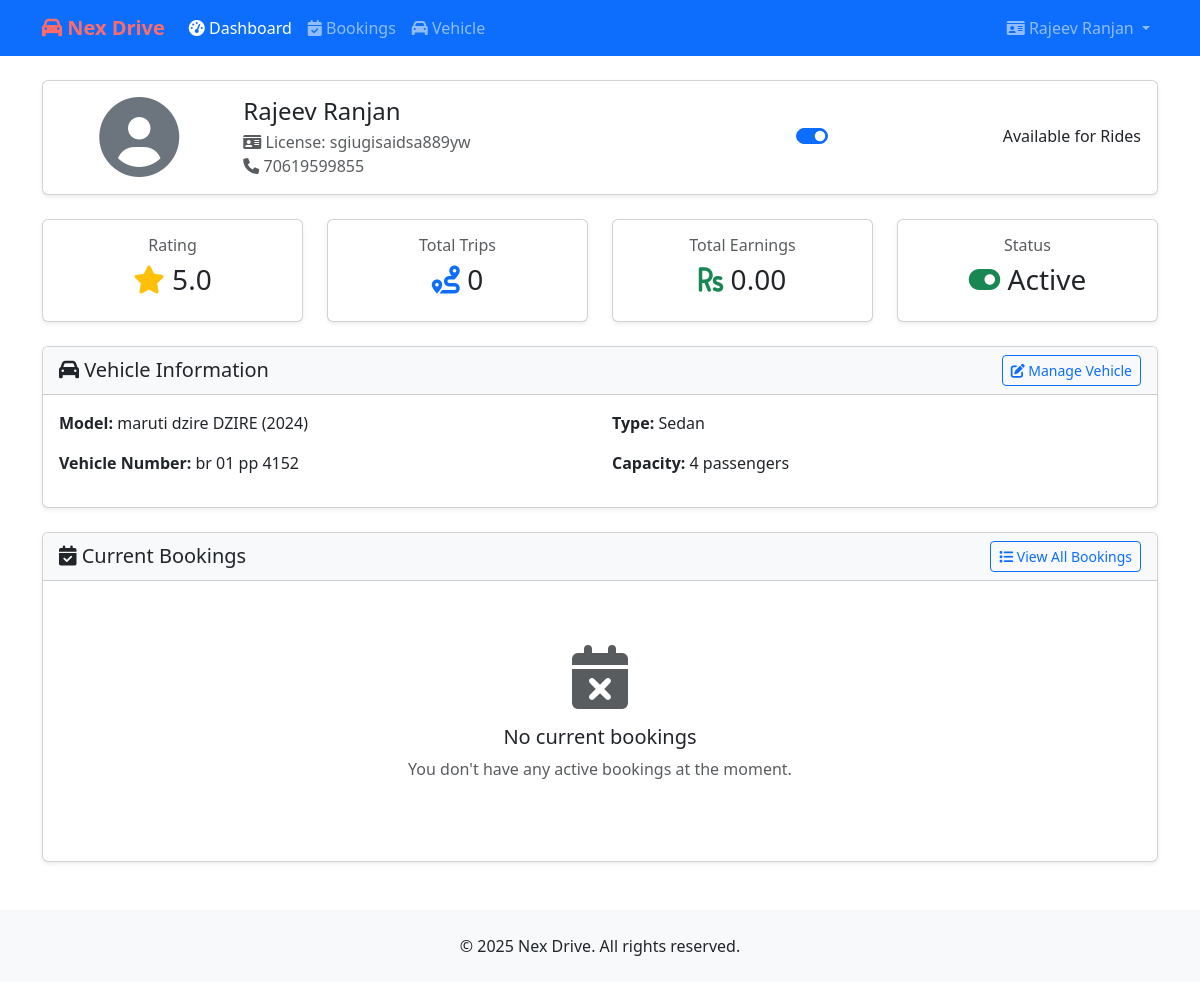
The page /driver/dashboard/ (signed in) on the database its author committed.
### core/models.py (models this page shows, shortened)
class BaseProfile(models.Model):
    user = models.OneToOneField(User, on_delete=models.CASCADE)
    phone_regex = RegexValidator(
        regex=r'^\+?1?\d{9,15}$',
        message="Phone number must be entered in the format: '+999999999'. Up to 15 digits allowed."
    )
    phone_number = models.CharField(validators=[phone_regex], max_length=17)
    profile_picture = models.ImageField(upload_to='profile_pics/', blank=True)
    created_at = models.DateTimeField(auto_now_add=True)
    updated_at = models.DateTimeField(auto_now=True)
    class Meta:
        abstract = True

class Driver(BaseProfile):
    license_number = models.CharField(max_length=20, unique=True)
    rating = models.DecimalField(max_digits=3, decimal_places=2, default=5.00)
    is_available = models.BooleanField(default=True)
    vehicle_capacity = models.PositiveIntegerField(default=4)
    total_trips = models.PositiveIntegerField(default=0)
    total_earnings = models.DecimalField(max_digits=10, decimal_places=2, default=0.00)
    document_verified = models.BooleanField(default=False)
    class Meta:
        verbose_name = 'Driver'
        verbose_name_plural = 'Drivers'

class Vehicle(models.Model):
    VEHICLE_TYPES = [
        ('SEDAN', 'Sedan'),
        ('SUV', 'SUV'),
        ('LUXURY', 'Luxury'),
        ('COMPACT', 'Compact'),
    ]
    driver = models.ForeignKey(Driver, on_delete=models.CASCADE, related_name='vehicles')
    vehicle_number = models.CharField(max_length=15, unique=True)
    model = models.CharField(max_length=100)
    vehicle_type = models.CharField(max_length=10, choices=VEHICLE_TYPES)
    capacity = models.PositiveIntegerField()
    ac_available = models.BooleanField(default=True)
    insurance_valid_till = models.DateField()
    registration_valid_till = models.DateField()
    is_active = models.BooleanField(default=True)
    class Meta:
        verbose_name = 'Vehicle'
        verbose_name_plural = 'Vehicles'

### driver/views.py (the view)
# urls.py: path('dashboard/', views.dashboard, name='dashboard'),
@login_required
def dashboard(request):
    try:
        driver = request.user.driver
        current_bookings = driver.bookings.filter(
            status__in=['pending', 'confirmed']
        ).order_by('pickup_date', 'pickup_time')
        context = {
            'driver': driver,
            'current_bookings': current_bookings,
            'total_trips': driver.total_trips,
            'total_earnings': driver.total_earnings,
            'rating': driver.rating,
            'is_available': driver.is_available
        }
        try:
            vehicle = Vehicle.objects.get(driver=driver, is_active=True)
            context['vehicle'] = vehicle
        except Vehicle.DoesNotExist:
            messages.warning(request, 'No active vehicle found. Please update your vehicle information.')
        return render(request, 'driver/dashboard.html', context)
    except Driver.DoesNotExist:
        messages.error(request, 'You are not registered as a driver.')
        return redirect('home')

### driver/context_processors.py (called while the page is built)
def driver_profile(request):
    context = {
        'is_driver': False,
        'driver': None
    }
    if request.user.is_authenticated:
        try:
            context['driver'] = request.user.driver
            context['is_driver'] = True
        except:
            pass
    return context

### driver/templates/driver/dashboard.html (shortened to what this page needs)
{% extends 'core/base.html' %}
{% load static %}
{% block content %}
<div class="container mt-4">
    <div class="card mb-4 shadow-sm">
        <div class="card-body">
            <div class="row align-items-center">
                <div class="col-md-2 text-center">
                    {% if driver.profile_picture %}
                        <img src="{{ driver.profile_picture.url }}" alt="Profile Picture" class="rounded-circle img-fluid" style="max-width: 100px;">
                    {% else %}
                        <i class="fas fa-user-circle fa-5x text-secondary"></i>
                    {% endif %}
                </div>
                <div class="col-md-6">
                    <h4 class="mb-1">{{ driver.user.get_full_name }}</h4>
                    <p class="text-muted mb-0">
                        <i class="fas fa-id-card"></i> License: {{ driver.license_number }}
                    </p>
                    <p class="text-muted mb-0">
                        <i class="fas fa-phone"></i> {{ driver.phone_number }}
                    </p>
                </div>
                <div class="col-md-4 text-end">
                    <div class="form-check form-switch">
                        <form method="post" action="{% url 'driver:profile' %}" id="availabilityForm">
                            <input class="form-check-input" type="checkbox" role="switch" id="is_available" name="is_available" {% if is_available %}checked{% endif %} onchange="this.form.submit()">
                            <label class="form-check-label" for="is_available">
                                Available for Rides
                            </label>
                        </form>
                    </div>
                </div>
            </div>
        </div>
    </div>
    <div class="row mb-4">
        <div class="col-md-3">
            <div class="card shadow-sm">
                <div class="card-body text-center">
                    <h6 class="text-muted">Rating</h6>
                    <h3>
                        <i class="fas fa-star text-warning"></i>
                        {{ rating|floatformat:1 }}
                    </h3>
                </div>
            </div>
        </div>
        <div class="col-md-3">
            <div class="card shadow-sm">
                <div class="card-body text-center">
                    <h6 class="text-muted">Total Trips</h6>
                    <h3>
                        <i class="fas fa-route text-primary"></i>
                        {{ total_trips }}
                    </h3>
                </div>
            </div>
        </div>
        <div class="col-md-3">
            <div class="card shadow-sm">
                <div class="card-body text-center">
                    <h6 class="text-muted">Total Earnings</h6>
                    <h3>
                        <i class="fas fa-rupee-sign text-success"></i>
                        {{ total_earnings|floatformat:2 }}
                    </h3>
                </div>
            </div>
        </div>
        <div class="col-md-3">
            <div class="card shadow-sm">
                <div class="card-body text-center">
                    <h6 class="text-muted">Status</h6>
                    <h3>
                        {% if is_available %}
                            <i class="fas fa-toggle-on text-success"></i>
                            Active
                        {% else %}
                            <i class="fas fa-toggle-off text-danger"></i>
                            Inactive
                        {% endif %}
                    </h3>
                </div>
            </div>
        </div>
    </div>
    {% if vehicle %}
    <div class="card mb-4 shadow-sm">
        <div class="card-header bg-light d-flex justify-content-between align-items-center">
            <h5 class="mb-0"><i class="fas fa-car"></i> Vehicle Information</h5>
            <a href="{% url 'driver:vehicle' %}" class="btn btn-sm btn-outline-primary">
                <i class="fas fa-edit"></i> Manage Vehicle
            </a>
        </div>
        <div class="card-body">
            <div class="row">
                <div class="col-md-6">
                    <p><strong>Model:</strong> {{ vehicle.model }}</p>
                    <p><strong>Vehicle Number:</strong> {{ vehicle.vehicle_number }}</p>
                </div>
                <div class="col-md-6">
                    <p><strong>Type:</strong> {{ vehicle.get_vehicle_type_display }}</p>
                    <p><strong>Capacity:</strong> {{ vehicle.capacity }} passengers</p>
                </div>
            </div>
        </div>
    </div>
    {% endif %}
    <div class="card shadow-sm">
        <div class="card-header bg-light d-flex justify-content-between align-items-center">
            <h5 class="mb-0"><i class="fas fa-calendar-check"></i> Current Bookings</h5>
            <a href="{% url 'driver:bookings' %}" class="btn btn-sm btn-outline-primary">
                <i class="fas fa-list"></i> View All Bookings
            </a>
        </div>
        <div class="card-body">
            {% if current_bookings %}
                <div class="table-responsive">
                    <table class="table table-hover">
                        <thead>
                            <tr>
                                <th>Pickup</th>
                                <th>Drop</th>
                                <th>Date & Time</th>
                                <th>Rider</th>
                                <th>Status</th>
                                <th>Actions</th>
                            </tr>
                        </thead>
                        <tbody>
                            {% for booking in current_bookings %}
                            <tr>
                                <td>{{ booking.pickup_location }}</td>
                                <td>{{ booking.drop_location }}</td>
                                <td>
                                    {{ booking.pickup_date }}<br>
                                    <small class="text-muted">{{ booking.pickup_time }}</small>
                                </td>
                                <td>
                                    <div class="d-flex align-items-center">
                                        {% if booking.rider.profile_picture %}
                                            <img src="{{ booking.rider.profile_picture.url }}" alt="Rider" class="rounded-circle me-2" style="width: 30px; height: 30px;">
                                        {% else %}
                                            <i class="fas fa-user-circle fa-2x me-2 text-secondary"></i>
                                        {% endif %}
                                        {{ booking.rider.user.get_full_name }}
                                    </div>
                                </td>
                                <td>
                                    <span class="badge {% if booking.status == 'PENDING' %}bg-warning
                                               {% elif booking.status == 'CONFIRMED' %}bg-info
                                               {% elif booking.status == 'COMPLETED' %}bg-success
                                               {% elif booking.status == 'CANCELLED' %}bg-danger
                                               {% endif %}">
                                        {{ booking.status }}
                                    </span>
                                </td>
                                <td>
                                    {% if booking.status == 'PENDING' %}
                                        <button class="btn btn-sm btn-success me-1" onclick="updateBookingStatus('{{ booking.id }}', 'CONFIRMED')">
                                            <i class="fas fa-check"></i> Accept
                                        </button>
                                        <button class="btn btn-sm btn-danger" onclick="updateBookingStatus('{{ booking.id }}', 'CANCELLED')">
                                            <i class="fas fa-times"></i> Reject
                                        </button>
                                    {% elif booking.status == 'CONFIRMED' %}
                                        <button class="btn btn-sm btn-success" onclick="updateBookingStatus('{{ booking.id }}', 'COMPLETED')">
                                            <i class="fas fa-flag-checkered"></i> Complete
                                        </button>
                                    {% endif %}
                                </td>
                            </tr>
                            {% endfor %}
                        </tbody>
                    </table>
                </div>
            {% else %}
                <div class="text-center py-5">
                    <i class="fas fa-calendar-times fa-4x text-muted mb-3"></i>
                    <h5>No current bookings</h5>
                    <p class="text-muted">You don't have any active bookings at the moment.</p>
                </div>
            {% endif %}
        </div>
    </div>
</div>
{% endblock %}

### templates/core/base.html (shortened to what this page needs)
{% load static %}
<!DOCTYPE html>
<html lang="en">
<head>
    <link href="https://cdn.jsdelivr.net/npm/bootstrap@5.3.0/dist/css/bootstrap.min.css" rel="stylesheet">
    <link href="https://cdnjs.cloudflare.com/ajax/libs/font-awesome/6.0.0/css/all.min.css" rel="stylesheet">
</head>
<body>
    <nav class="navbar navbar-expand-lg navbar-dark bg-primary">
        <div class="container">
            <a class="navbar-brand" href="{% url 'home' %}">
                <i class="fas fa-car"></i> Nex Drive
            </a>
            <div class="collapse navbar-collapse" id="navbarNav">
                <ul class="navbar-nav me-auto">
                    {% if user.is_authenticated %}
                        {% if is_driver %}
                            <li class="nav-item">
                                <a class="nav-link {% if request.resolver_match.url_name == 'dashboard' %}active{% endif %}"
                                   href="{% url 'driver:dashboard' %}">
                                    <i class="fas fa-tachometer-alt"></i> Dashboard
                                </a>
                            </li>
                            <li class="nav-item">
                                <a class="nav-link {% if request.resolver_match.url_name == 'bookings' %}active{% endif %}"
                                   href="{% url 'driver:bookings' %}">
                                    <i class="fas fa-calendar-check"></i> Bookings
                                </a>
                            </li>
                            <li class="nav-item">
                                <a class="nav-link {% if request.resolver_match.url_name == 'vehicle' %}active{% endif %}"
                                   href="{% url 'driver:vehicle' %}">
                                    <i class="fas fa-car"></i> Vehicle
                                </a>
                            </li>
                        {% endif %}
                    {% endif %}
                </ul>
                <ul class="navbar-nav">
                    {% if user.is_authenticated %}
                        <li class="nav-item dropdown">
                            <a class="nav-link dropdown-toggle" href="#" id="navbarDropdown" role="button"
                               data-bs-toggle="dropdown" aria-expanded="false">
                                {% if is_driver %}
                                    <i class="fas fa-id-card"></i>
                                {% else %}
                                    <i class="fas fa-user"></i>
                                {% endif %}
                                {{ user.get_full_name|default:user.username }}
                            </a>
                        </li>
                    {% endif %}
                </ul>
            </div>
        </div>
    </nav>
    {% block content %}{% endblock %}
    <footer class="bg-light py-4 mt-5">
        <div class="container text-center">
            <p class="mb-0">&copy; {% now "Y" %} Nex Drive. All rights reserved.</p>
        </div>
    </footer>
</body>
</html>

### templates/core/base.html (style rules this page uses)
.navbar-brand { font-weight: bold; color: #ff6b6b !important; }

### rows shown on the page
Driver: user.get_full_name "Rajeev Ranjan", license_number "sgiugisaidsa889yw", phone_number "70619599855", rating "5.0", total_earnings "0.00"
Vehicle: model "maruti dzire DZIRE (2024)", vehicle_number "br 01 pp 4152", vehicle_type "Sedan", capacity "4"

### other values the page prints
{{ user.get_full_name|default:user.username }} "Rajeev Ranjan"
{{ total_trips }} "0"
